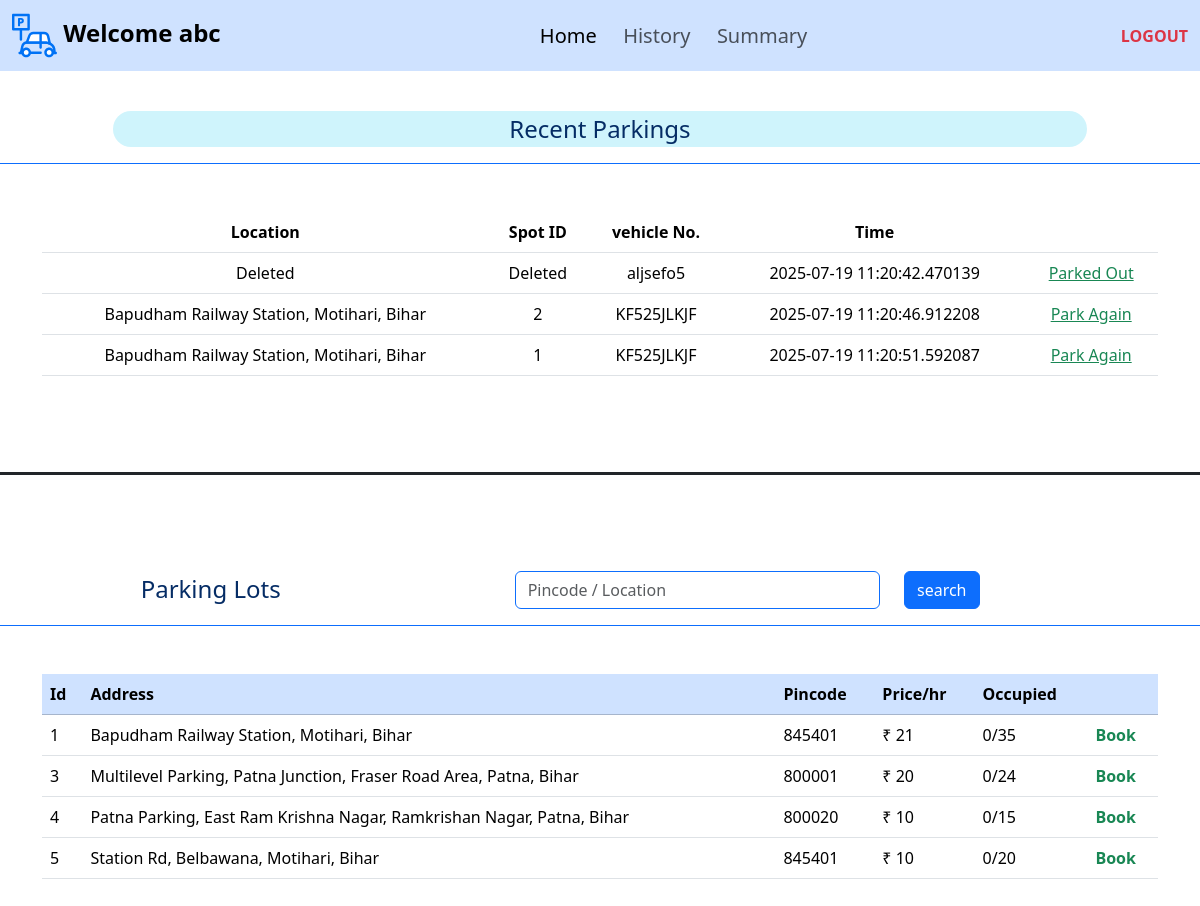
/user (signed in), run on the app's committed database.
### application/models.py (models this page shows)
class User(db.Model):
    id = db.Column(db.Integer, primary_key=True, autoincrement=True)
    email = db.Column(db.String(), unique=True, nullable=False)
    username = db.Column(db.String(), nullable=False)
    password = db.Column(db.String(), nullable=False)
    is_admin = db.Column(db.Boolean, default=False)
    bookings = db.relationship('Booking', backref='user', lazy=True, order_by='Booking.parking')

class Booking(db.Model):
    id = db.Column(db.Integer(), primary_key=True, autoincrement=True)
    user_id = db.Column(db.Integer(), db.ForeignKey('user.id'), nullable=False)
    lot_id = db.Column(db.Integer(), db.ForeignKey('parking_lot.id'), nullable=True)
    spot_id = db.Column(db.Integer(), db.ForeignKey('parking_spot.id'), nullable=True)
    parking = db.Column(db.DateTime(), nullable=False)
    leaving = db.Column(db.DateTime(), nullable=True)
    vehicle_no = db.Column(db.String(), nullable=False)
    cost = db.Column(db.Integer(), nullable= True)
    price = db.Column(db.Integer(),nullable=False)

class Parking_lot(db.Model):
    id = db.Column(db.Integer, primary_key=True ,autoincrement=True)
    max_spots = db.Column(db.Integer(), nullable=False)
    price = db.Column(db.Integer(), nullable=False)
    prime_location = db.Column(db.String(), nullable=False)
    pincode = db.Column(db.Integer(), nullable=False)
    address = db.Column(db.String(), nullable=False)
    spots = db.relationship('Parking_spot', backref='parking_lot', lazy=True)
    bookings = db.relationship('Booking', backref='parking_lot', lazy=True, order_by='Booking.parking')

### application/controllers.py (the view, shortened to what this page needs)
@app.route('/user', methods=['GET', 'POST'])
def user():
    if 'user' not in session:
        return redirect(url_for('login'))
    u=User.query.get(session['user'])
    if u.is_admin:
        return redirect(url_for('admin'))
    bookings=list(reversed(u.bookings))[:5]
    lots=Parking_lot.query.all()
    lt={l.id:l for l in lots}
    o={}
    for lot in lots:
        o[lot.id]=sum(1 for i in lot.spots if i.is_occupied)
    return render_template('user.html', user=u, bookings=bookings, parking_lots=lots, o=o, lt=lt)

### templates/user.html (shortened to what this page needs)
{% extends "template.jinja" %}
{% block body %}
<nav class="navbar navbar-expand-lg bg-primary-subtle">
    <div class="container-fluid">
        <a class="navbar-brand fs-4" href="/"><img src="/static/parking.svg" width="45" height="45"
                alt="ParkHere"><strong>&nbsp;Welcome {{user.username}}</strong></a>
        <div class="collapse navbar-collapse " id="navbarText">
            <ul class="navbar-nav m-auto mb-2 mb-lg-0">
                <li class="nav-item">
                    <a class="nav-link fs-5 active" aria-current="page" href="/user">Home&nbsp;&nbsp;</a>
                </li>
                <li class="nav-item">
                    <a class="nav-link fs-5 " aria-current="page" href="/user_history">History&nbsp;&nbsp;</a>
                </li>
                <li class="nav-item">
                    <a class="nav-link fs-5" aria-current="page" href="/summary">Summary&nbsp;&nbsp;</a>
                </li>
            </ul>
            <span class="navbar-text">
                <a class="link-danger link-underline-opacity-0" href="/logout"><b>LOGOUT</b></a>
            </span>
        </div>
    </div>
</nav>
<br>
<div class="container-fluid mb-5">
    <div class="row border-bottom border-primary justify-content-center p-3 mb-5">
        <div class="col-10 bg-info-subtle rounded-pill text-primary-emphasis text-center fs-4">
            Recent&nbsp;Parkings
        </div>
    </div>
</div>
<div class="container mb-5">
    <table class="table text-center">
        <thead>
            <th>Location</th>
            <th>Spot ID</th>
            <th>vehicle No.</th>
            <th>Time</th>
            <th></th>
        </thead>
        <tbody>
            {% for b in bookings%}
            <tr>
                {% if b.lot_id%}
                <td>{{lt[b.lot_id].address}}</td>
                <td>{{b.spot_id}}</td>
                {%else%}
                <td>Deleted</td>
                <td>Deleted</td>
                {%endif%}
                <td>{{b.vehicle_no}}</td>
                {%if b.leaving%}
                <td>{{b.leaving}}</td>
                {%else%}
                <td>{{b.parking}}</td>
                {%endif%}
                {% if b.leaving %}
                <td>
                    {%if b.lot_id%}
                    <a class="text-success" href="/book/{{b.lot_id}}">Park Again</a>
                    {%else%}
                    <a class="text-success" href="/">Parked Out</a>
                    {%endif%}
                </td>
                {%else%}
                <td><b><a class="link-danger link-underline-opacity-0" href="/release/{{b.id}}">Release</a></b></td>
                {% endif %}
            </tr>
            {% endfor %}
        </tbody>
    </table>
</div>
<br><br>
<div class="container-fluid">
    <div class="row border-top border-3 border-dark p-3 mb-5"></div>
    <form class="row border-bottom border-primary p-3 mb-5" method="post">
        <div class="col-4 text-primary-emphasis text-center fs-4">Parking&nbsp;Lots</div>
        <div class="col-1"></div>
        <div class="col-4 text-primary-emphasis text-end ">
            <input class="form-control border-primary " id="inputEmail5" type="text" name="search"
                placeholder="Pincode / Location">
        </div>
        <div class="col-3 text-primary-emphasis text-start"><button class=' col btn btn-primary'
                type="submit">search</button></div>
    </form>
</div>
<div class="container mb-5">
    <table class="table">
        <thead class="table-primary">
            <th>Id</th>
            <th>Address</th>
            <th>Pincode</th>
            <th>Price/hr</th>
            <th>Occupied</th>
            <th></th>
        </thead>
        <tbody>
            {% for lot in parking_lots %}
            <tr>
                <td>{{lot.id}}</td>
                <td>{{lot.address}}</td>
                <td>{{lot.pincode}}</td>
                <td>₹ {{lot.price}}</td>
                <td>{{ o[lot.id] }}/{{ lot.spots | length }}</td>
                {%if o[lot.id] == (lot.spots | length)%}
                <td>
                    <div class="text-danger">FULL</div>
                </td>
                {%else%}
                <th><a class="link-success link-underline-opacity-0 fs-6" href="/book/{{lot.id}}">Book</a></th>
                {%endif%}
            </tr>
            {% endfor %}
        </tbody>
    </table>
</div>
<br><br>
{% endblock %}

### data on the page
User: username "abc"
Booking: shows "Deleted", vehicle_no "aljsefo5", leaving "2025-07-19 11:20:42.470139", shows "Parked Out"
Booking: spot_id "2", vehicle_no "KF525JLKJF", leaving "2025-07-19 11:20:46.912208"
Parking_lot: address "Bapudham Railway Station, Motihari, Bihar", id "1", pincode "845401", price "21", o "0", spots|length "35"
Booking: spot_id "1", vehicle_no "KF525JLKJF", leaving "2025-07-19 11:20:51.592087"
Parking_lot: id "3", address "Multilevel Parking, Patna Junction, Fraser Road Area, Patna, Bihar", pincode "800001", price "20", o "0", spots|length "24"
Parking_lot: id "4", address "Patna Parking, East Ram Krishna Nagar, Ramkrishan Nagar, Patna, Bihar", pincode "800020", price "10", o "0", spots|length "15"
Parking_lot: id "5", address "Station Rd, Belbawana, Motihari, Bihar", pincode "845401", price "10", o "0", spots|length "20"
